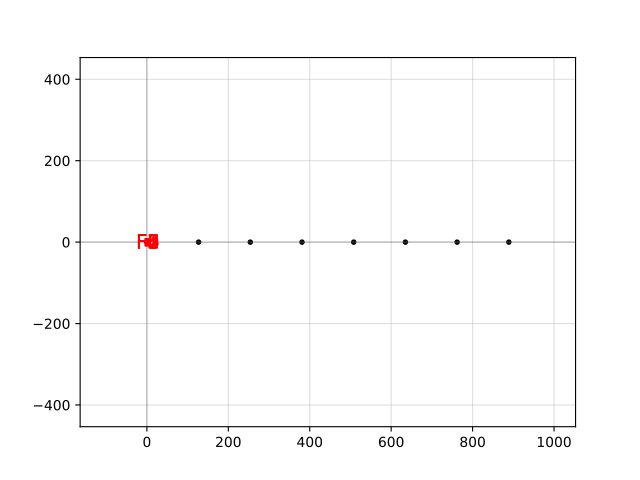

Recreate this plot in Python.
import gdsfactory as gf

c = gf.components.fiber_array(n=8, pitch=127.0, core_diameter=10, cladding_diameter=125, layer_core=(1, 0), layer_cladding=(111, 0))
c.plot()
